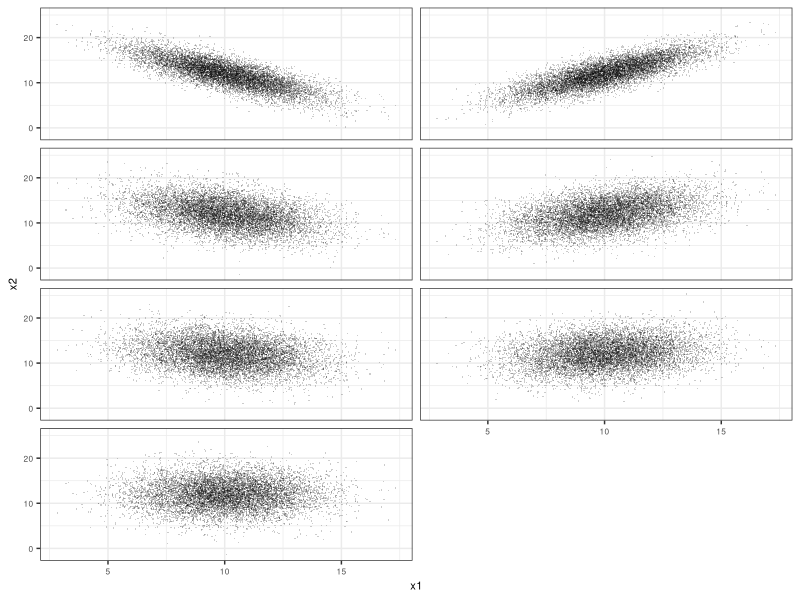

Write the R code that produced this figure.
###############################################################################
# Demo 2 showing how the variance of the sum of two random variables
# responds to covariance between the two random variables. This is 
# demonstrated with simulated data.
#
# Variables are named to follow  y = x1 + x2 where all are random variables.
# Variable z is a precursor random variable used to create x2.
#
# The graphs produced are the pieces assembled for Figure B-1 of the report.
#
# This code version does same simulations as v1 but creates a different set
# of graphs for report.
#
# September 2026
###############################################################################

library(tidyr)
library(dplyr)
library(ggplot2)
library(stringr)


###############################################################################
# set parameters
###############################################################################
N <- 10000    # size of x1 and x2 simulated vectors 

# parameters for normal distributions for freq. distributions of x1 and x2
x1_mean <- 10 
x1_stdev <- 2

x2_mean <- 12
x2_stdev <- 3

# correlation values to create range of covariance between x1 and x2 i
# if this vector is changed, may need to change def below of var_rho0
corr_target_vals <- c(-0.8, -0.4, -0.2, 0.0, 0.2, 0.4, 0.8)



###############################################################################
#  create data frame with N rows and n columns (n=length(corr_target_vals) +1)
#  with structure:
#    col 1: values of random variable x1 
#    col 2: random variates x2 with corr_vals[1] correlation with x2
#    col 3: random variates x2 with corr_vals[2] correlation with x2
#    col 4: random variates x2 with corr_vals[3] correlation with x2
#    .....
#    col n: random variates x2 with corr_vals[n] correlation with x2
###############################################################################

# first make data frame of same dimensions [N, n] with columns of independent
# standard normal random variates. Col 1 is std normal version of x1.
# Cols 2:n are all instances of z, the precursor to x2, which is also 
# standard normal.
nrows <- N
ncols <- length(corr_target_vals) + 1
data1 <- as.data.frame(matrix(rnorm(nrows*ncols), nrow=nrows, ncol=ncols))

# Transform the z columns to standard normal versions of x2 with specified
# correlation with x1
data2 <- data1
for (icol in seq(2,ncols)) {
 target_corr <- corr_target_vals[icol - 1]
 data2[,icol] <- data2[,1]*target_corr + sqrt(1 - target_corr^2) * data2[,icol]
}

# Scale col 1 using x1 parameters, cols 2:n using x2 parameters
data3 <- data2 
data3[,1] <- x1_mean + data2[,1]*x1_stdev
for (icol in seq(2,ncols)) {
  data3[,icol] <- x2_mean + data2[,icol] * x2_stdev
}

# create meaningful column names
df_names <- character(ncols)
df_names[1] <- "x1"
for (icol in seq(2,ncols)) {
 icorr <- corr_target_vals[icol - 1]
 corr_str <- sprintf("%.1f", icorr)
 suffix <- str_remove(corr_str, "\\.")
 x2name <- str_c("x2", suffix, sep="_")
 df_names[icol] <- x2name 
}
names(data3) <- df_names  


###############################################################################
#  get x1-x2 correlations
###############################################################################
corr_vals <- cor(data3[,1], data3[,2:ncols], use = "pairwise.complete.obs")



###############################################################################
# calc x1+x2 sums, population variances, covariances
# covariance(x,y) = correlation(x,y) / (stdev(x) * stdev(y))
###############################################################################
for (icol in seq(2,ncols)) {
  colname <- str_c("sum_",names(data3)[icol])
  data3[[colname]] <- data3[,1] + data3[,icol]
}
var_diff_df <- data.frame(col_vars = sapply(data3, var))
var_rho0 <- var_diff_df$col_vars[12]
std_rho0 <- sqrt(var_rho0)
var_diff_df <- var_diff_df %>%
  mutate(var_diff_PC = (col_vars - var_rho0)/var_rho0,
         col_stdev = sqrt(col_vars),
         sd_diff_PC = (col_stdev - std_rho0)/std_rho0)

cov_vals <- corr_vals * sqrt(var_diff_df$col_vars[2:ncols] * 
                               var_diff_df$col_vars[1])



###############################################################################
#  graph stacked freq. histograms for x1 and x2 and write to png file. 
#  Makes separate set of histograms for each correlation level.
###############################################################################
# make tidy
data_tidy <- data3 |>
  pivot_longer(cols=everything(), cols_vary="slowest", names_to="variable",
               values_to="value") |>
  mutate(target_correlation = ifelse(str_detect(variable, "_"),
                                     as.numeric(str_extract(variable,"[^_]+$"))/10,
                                     9999),
         data_category = case_when(
           str_detect(variable,"x1") ~ "x1",
           str_detect(variable,"sum") ~ "sum",
           str_detect(variable,"x2") ~ "x2"
         ),
         data_category_fct = factor(data_category,
                                    levels = c("sum","x1","x2"))
         )

# loop through correlation levels to plot x1-x2 freq histograms
for (icorr in corr_target_vals) {
  # filter for records with icorr correlation or 9999 which are x1 records
  data_filt <- data_tidy |> filter(target_correlation == icorr |
                                   target_correlation == 9999.0)
  
  #### p3 - make 3 stacked graph panels for freq. histograms of x1, x2, x1+x2
  label_var_data <- data.frame(
    data_category_fct = factor(c("x1","x2"), levels = c("x1","x2")),
    x = 40,
    y = 730,
    label = c("X1","X2")
  )
  
  # stacked freq. histograms of X1 and X2
  data_filt_x1x2 <- data_filt %>% 
      filter(data_category_fct != "sum") %>%
      mutate(data_category_fct = factor(data_category_fct, levels=c("x1","x2")))
  p3 <- ggplot(data = data_filt_x1x2, 
               mapping = aes(x=value)) + 
    geom_histogram(bins=100, color="white", fill="gray50", linewidth=0.1) +
    facet_wrap(vars(data_category_fct), ncol=1) +
    geom_text(data=label_var_data, mapping=aes(x=x, y=y, label=label),
              hjust=1, vjust=1, inherit.aes=FALSE, size=8, size.unit="pt") +
    theme_bw() +
    theme(
      legend.position = "none",
      axis.text = element_text(size=6),
      axis.title = element_text(size=8),
      strip.text = element_blank()
    ) +
    scale_x_continuous(limits=c(0,40)) +
    scale_y_continuous(limits=c(0,900), name="frequency")
  
  filename <- str_c("output_graphs/demo2_x1x2_",sprintf("%.1f", icorr),".png")
#  ggsave(file=filename, width=3.5, height=2, units="in")
}

###############################################################################
# create x1-x2 scatter plots faceted by correlation level
###############################################################################
scatt_df <- data.frame(target_corr = numeric(),
                       x1 = numeric(),
                       x2 = numeric(),
                       sum = numeric())
# create graphing df by looping through corr values
for (i in seq(1,length(corr_target_vals))) {
 x2col <- i + 1
 sumcol <- i + 1 + 7
 irows <- data.frame(target_corr = rep(corr_target_vals[i],times=N),
                     x1 = data3$x1,
                     x2 = data3[,x2col],
                     sum = data3[,sumcol]) 
 scatt_df <- rbind(scatt_df, irows)
}

# for better ordering of panels
scatt_df <- scatt_df %>%
  mutate(target_corr_fct = factor(target_corr, levels = c(-0.8,0.8,-0.4,0.4,
                                                          -0.2, 0.2,0)))
  
pscatter <- ggplot(scatt_df, mapping=aes(x=x1, y=x2)) +
  geom_point(size=0.5, alpha=0.2, stroke=0, fill="gray30") +
  facet_wrap(vars(target_corr_fct), ncol=2) +
  theme_bw() +
  theme(
    axis.text = element_text(size=6),
    axis.title = element_text(size=8),
    strip.text = element_blank()
  )
filename2 <- "output_graphs/demo2_scatter_facets.png"
ggsave(file=filename2, width=3, height=6, units="in")
  


###############################################################################
# create stacked freq. histograms of X1+X2 with facets by correlation 
###############################################################################
sum_histos <- ggplot(data = scatt_df, 
                     mapping = aes(x=sum)) +  
    geom_histogram(bins=100, color="white", fill="gray50", linewidth=0.1) +
    facet_wrap(vars(target_corr), ncol=1) +
    theme_bw() +
    theme(
      legend.position = "none",
      axis.text = element_text(size=6),
      axis.title.x = element_text(size=8, margin=margin(t=10)),
      axis.title.y = element_text(size=8, margin=margin(r=10)),
      strip.text = element_blank()
    ) +
    scale_x_continuous(limits=c(0,40), name="X1 + X2") +
    scale_y_continuous(limits=c(0,900), name="frequency")
  
  filename3 <- "output_graphs/demo2_sum_histos.png"
  # ggsave(file=filename3, width=3.5, height=6, units="in")
